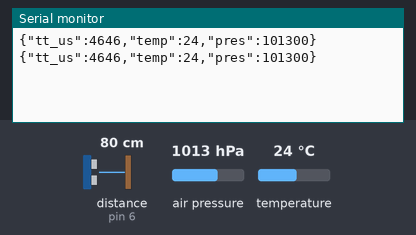
A sketch run on a simulated Arduino Uno, built with avr-gcc and run on an emulated ATmega328P. On the bench: the last lines printed to the serial monitor. Wiring (inferred from the names in the program): ultrasonic range finder: trigger pin 7; echo pin 6. Inputs (shaded band) come from the test bench; at power-on: distance to the obstacle (sensor on pin 6) 80 cm, air pressure 1013 hPa, temperature 24 °C. The echo pulse lasts 58.3 µs per cm.

Above: at 1.8 s.
1.9 s: distance to the obstacle (sensor on pin 6) set to 2 cm
At 2.7 s:
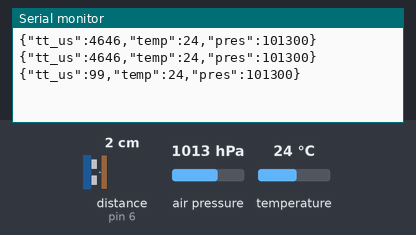
3.4 s: air pressure set to 952 hPa
At 4.7 s:
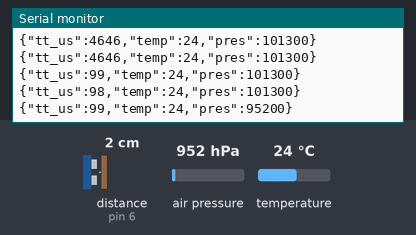
4.9 s: temperature set to 12 °C
At 6.0 s:
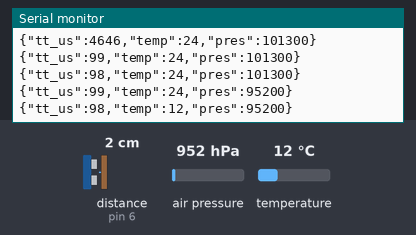
6.4 s: distance to the obstacle (sensor on pin 6) set to 4 cm
At 7.7 s:
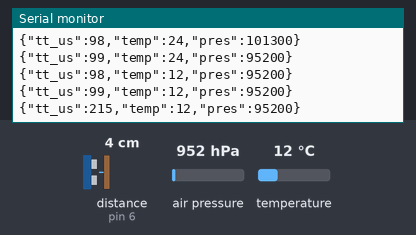
7.9 s: air pressure set to 975 hPa
At 9.1 s:
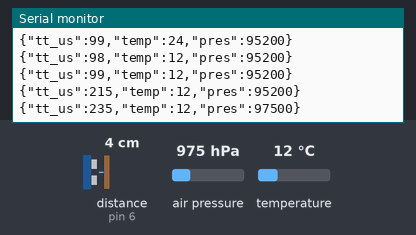
Timing chart, 0 to 10.4 s (numbered marks = the images above; inputs shaded):
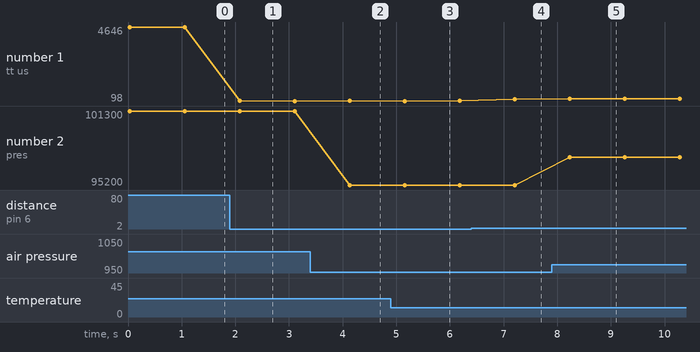

Measured:
- after the input at 1.9 s, the serial monitor: prints a new line after 0.18 s (image 1)
- after the input at 3.4 s, the serial monitor: prints a new line after 0.73 s (image 2)
- after the input at 4.9 s, the serial monitor: prints a new line after 0.26 s (image 3)
- after the input at 6.4 s, the serial monitor: prints a new line after 0.81 s (image 4)
- after the input at 7.9 s, the serial monitor: prints a new line after 0.33 s (image 5)
- plotted number 1: 4646 → 98 after the input at 1.9 s, 99 → 215 after the input at 6.4 s
- plotted number 2: 101300 → 95200 after the input at 3.4 s, 95200 → 97500 after the input at 7.9 s

The sketch:

ard_code.ino
```cpp
#include <Wire.h>
#include <SPI.h>
#include <Adafruit_Sensor.h>
#include <Adafruit_BMP280.h>
#include "Adafruit_MCP9808.h"

#include <ArduinoJson.h>

const int pingPin = 7; // Trigger Pin of Ultrasonic Sensor
const int echoPin = 6; // Echo Pin of Ultrasonic Sensor

#define BME_SCK 13
#define BME_MISO 12
#define BME_MOSI 11
#define BME_CS 10

#define DELAY 1000

Adafruit_BMP280 bmp;
Adafruit_MCP9808 tempsensor = Adafruit_MCP9808();

void setup() {
  Serial.begin(9600); // Starting Serial Terminal
  while (!Serial);

  if (!bmp.begin()) {
    Serial.println(F("Could not find a valid BMP280 sensor, check wiring!"));
    while (1);
  }

  if (!tempsensor.begin(0x18)) {
    Serial.println("Couldn't find MCP9808! Check your connections and verify the address is correct.");
    while (1);
  }

  /* Default settings from datasheet. */
  bmp.setSampling(Adafruit_BMP280::MODE_NORMAL,     /* Operating Mode. */
                  Adafruit_BMP280::SAMPLING_X2,     /* Temp. oversampling */
                  Adafruit_BMP280::SAMPLING_X16,    /* Pressure oversampling */
                  Adafruit_BMP280::FILTER_X16,      /* Filtering. */
                  Adafruit_BMP280::STANDBY_MS_500); /* Standby time. */

  tempsensor.setResolution(3);
}

void loop() {
   float duration, temperature, pressure;
   StaticJsonDocument<200> doc;

   temperature = tempsensor.readTempC();
   pressure = bmp.readPressure();

   pinMode(pingPin, OUTPUT);
   digitalWrite(pingPin, LOW);
   delayMicroseconds(2);
   digitalWrite(pingPin, HIGH);
   delayMicroseconds(10);
   digitalWrite(pingPin, LOW);
   pinMode(echoPin, INPUT);
   duration = pulseIn(echoPin, HIGH);

   doc["tt_us"] = duration;
   doc["temp"] = temperature;
   doc["pres"] = pressure;
   serializeJson(doc, Serial);
   Serial.println();
   delay(DELAY);
}
```
